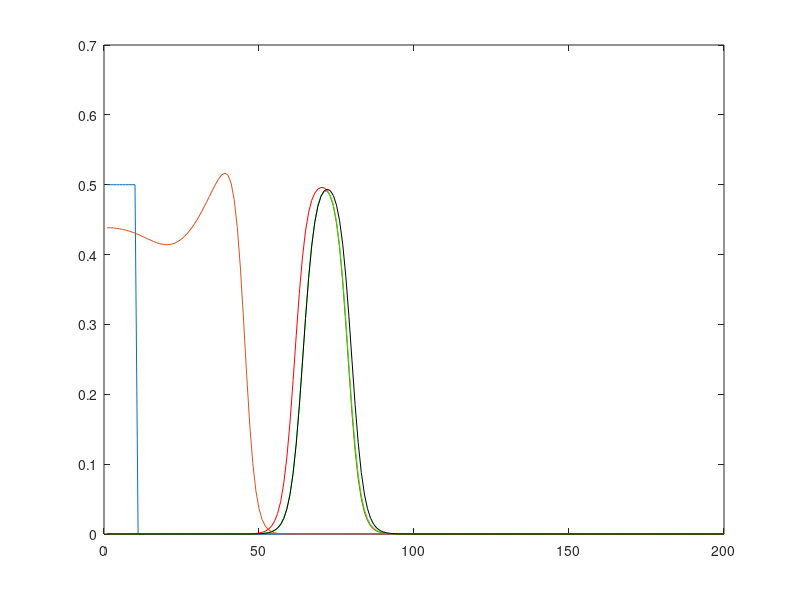

This chart was generated by the following MATLAB code:
clear all

delt=0.1; delx=0.01; n=200; tend=350; nt=tend/delt;
K1=6.85; K2=11.0; K3=2.36; K4=0.087; K5=17.0; K6=0.066; D=2.6e-4;

lam=D*delt/(delx*delx);

A=(1+2*lam)*diag(ones(1,n)) - lam*diag(ones(1,n-1),1) - lam*diag(ones(1,n-1),-1);
A(1,2)=-2*lam; A(n,n-1)=-2*lam;

u1(1,1:n)=0; u1(1,1:10)=0.5;
u2(1,1:n)=0; u3(1,1:n)=0;

for i=2:nt
    uu1=u1(i-1,:); uu2=u2(i-1,:); uu3=u3(i-1,:);
    rhs1= K1*uu1.*uu2.*(1-uu1).*(1+K2*uu1)./(1+K3*uu3) - uu1;
    rhs2= uu1-K4*uu2;
    rhs3=K5*uu1.*uu1 - K6*uu3;
    
    u1(i,:) = A\(uu1' + delt*rhs1');
    u2(i,:) = A\(uu2' + delt*rhs2');
    u3(i,:) = A\(uu3' + delt*rhs3');
end

%surface(u1)

plot(u1(1,:))
hold on
plot(u1(50/delt,:))
plot(u1(250/delt,:),'red')
plot(u1(300/delt,:),'green')
plot(u1(350/delt,:),'black')
hold off

save('clotting')
